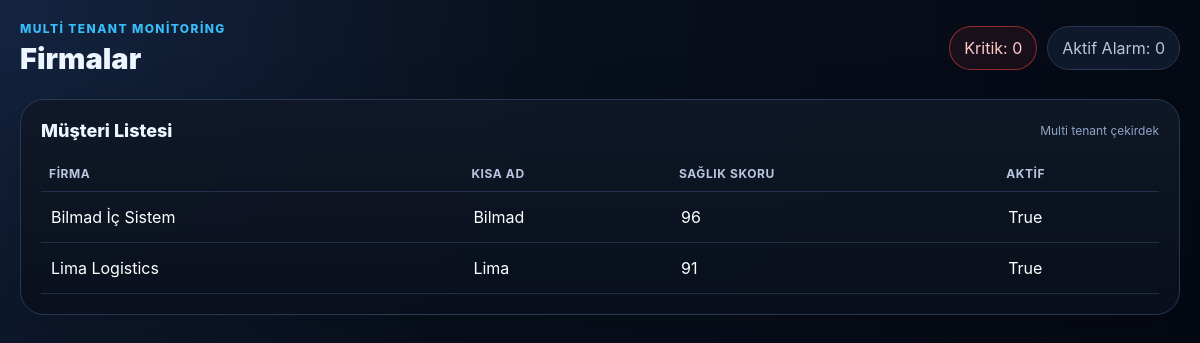
/companies/, run on the app's committed database.
### core/models.py (models this page shows, shortened)
class Company(models.Model):
    name = models.CharField('Firma Adı', max_length=200)
    short_name = models.CharField('Kısa Ad', max_length=80, blank=True)
    health_score = models.PositiveIntegerField('Sağlık Skoru', default=100)
    is_active = models.BooleanField('Aktif', default=True)
    notes = models.TextField('Notlar', blank=True)
    created_at = models.DateTimeField('Oluşturma', auto_now_add=True)
    class Meta:
        verbose_name = 'Firma'
        verbose_name_plural = 'Firmalar'
        ordering = ['name']

### core/views.py (the view)
# urls.py: path('companies/', core_views.company_list, name='company_list'),
def company_list(request):
    companies = Company.objects.all().order_by('name')
    return render(request, 'core/company_list.html', {'companies': companies})

### templates/core/company_list.html (shortened to what this page needs)
{% extends 'base/app.html' %}
{% block page_title %}Firmalar{% endblock %}
{% block content %}
<div class="panel">
  <div class="panel-header"><h2>Müşteri Listesi</h2><span>Multi tenant çekirdek</span></div>
  <table class="table table-dark noc-table"><thead><tr><th>Firma</th><th>Kısa Ad</th><th>Sağlık Skoru</th><th>Aktif</th></tr></thead><tbody>{% for c in companies %}<tr><td>{{ c.name }}</td><td>{{ c.short_name }}</td><td>{{ c.health_score }}</td><td>{{ c.is_active }}</td></tr>{% empty %}<tr><td colspan="4" class="text-secondary">Henüz firma yok.</td></tr>{% endfor %}</tbody></table>
</div>
{% endblock %}

### static/css/noc.css (style rules this page uses)
:root { --bg:#050812;--bg2:#08111f;--panel:#0e1727;--panel2:#121d31;--panel3:#17243a; --line:#263854;--text:#edf5ff;--muted:#8ea5c6;--soft:#b8c7df; --blue:#38bdf8;--cyan:#22d3ee;--green:#22c55e;--yellow:#f59e0b;--red:#ef4444;--purple:#a78bfa; }
* { box-sizing:border-box }
html,body { min-height:100% }
body { margin:0;background:radial-gradient(circle at top left,#142440 0,#08101d 38%,#040711 100%);color:var(--text);font-family:Inter,Segoe UI,Arial,sans-serif }
.panel { background:linear-gradient(180deg,rgba(16,24,39,.94),rgba(9,15,27,.94));border:1px solid var(--line);border-radius:24px;padding:20px;box-shadow:0 18px 60px rgba(0,0,0,.2) }
.panel-header { display:flex;align-items:center;justify-content:space-between;margin-bottom:16px }
.panel-header h2 { font-size:18px;margin:0;font-weight:850 }
.panel-header span { color:var(--muted);font-size:12px }
.noc-table { --bs-table-bg:transparent;--bs-table-border-color:rgba(38,56,84,.8);color:var(--text);margin-bottom:0 }
.noc-table thead th { color:var(--soft);font-size:12px;text-transform:uppercase;letter-spacing:.6px }
.noc-table tbody td { padding:13px 10px }

### data on the page
Company: name "Bilmad İç Sistem", short_name "Bilmad", health_score "96", is_active "True"
Company: name "Lima Logistics", short_name "Lima", health_score "91", is_active "True"

### other printed values
{{ summary.critical_alert_count|default:0 }} "0"
{{ summary.active_alert_count|default:0 }} "0"
